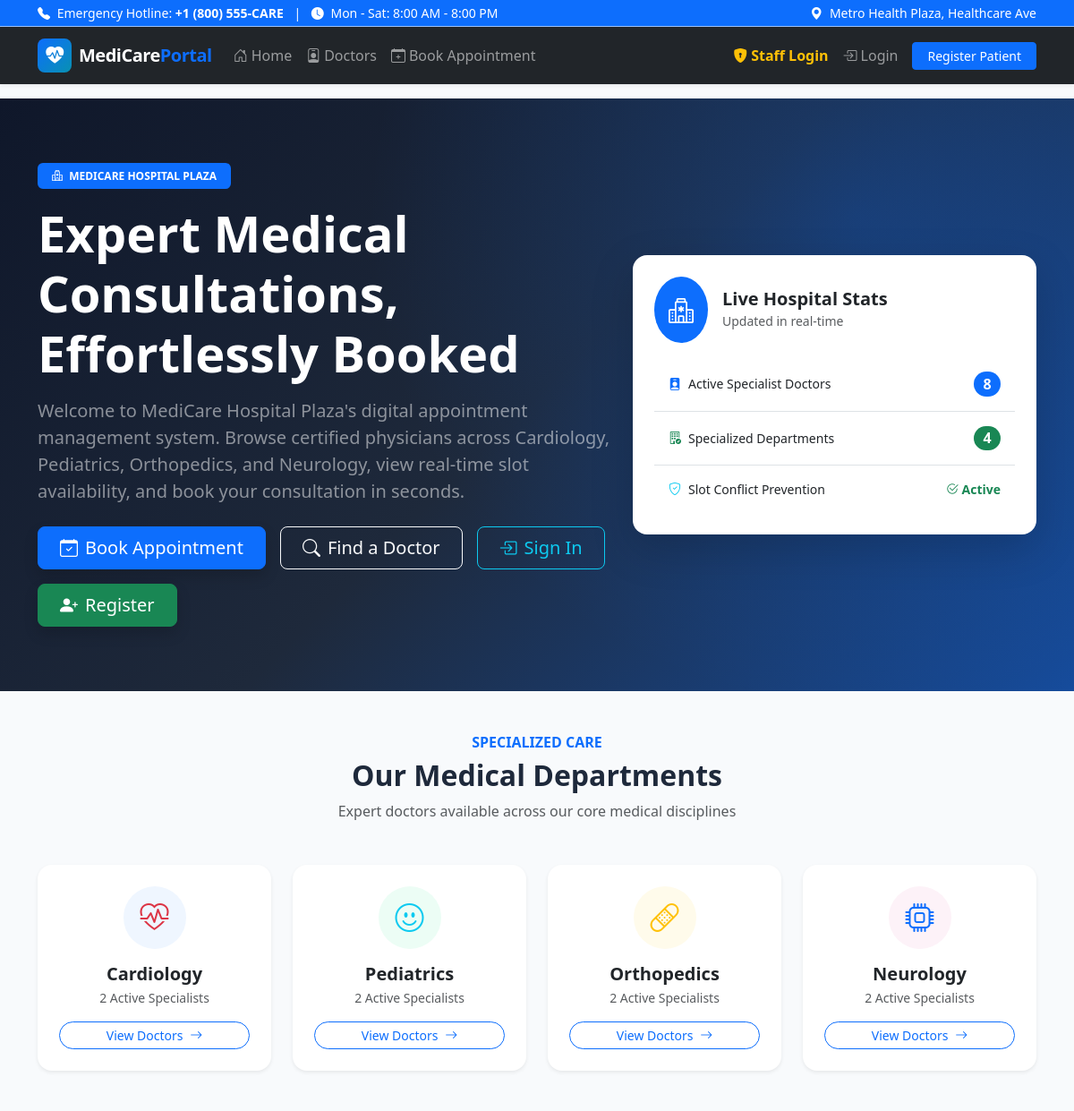
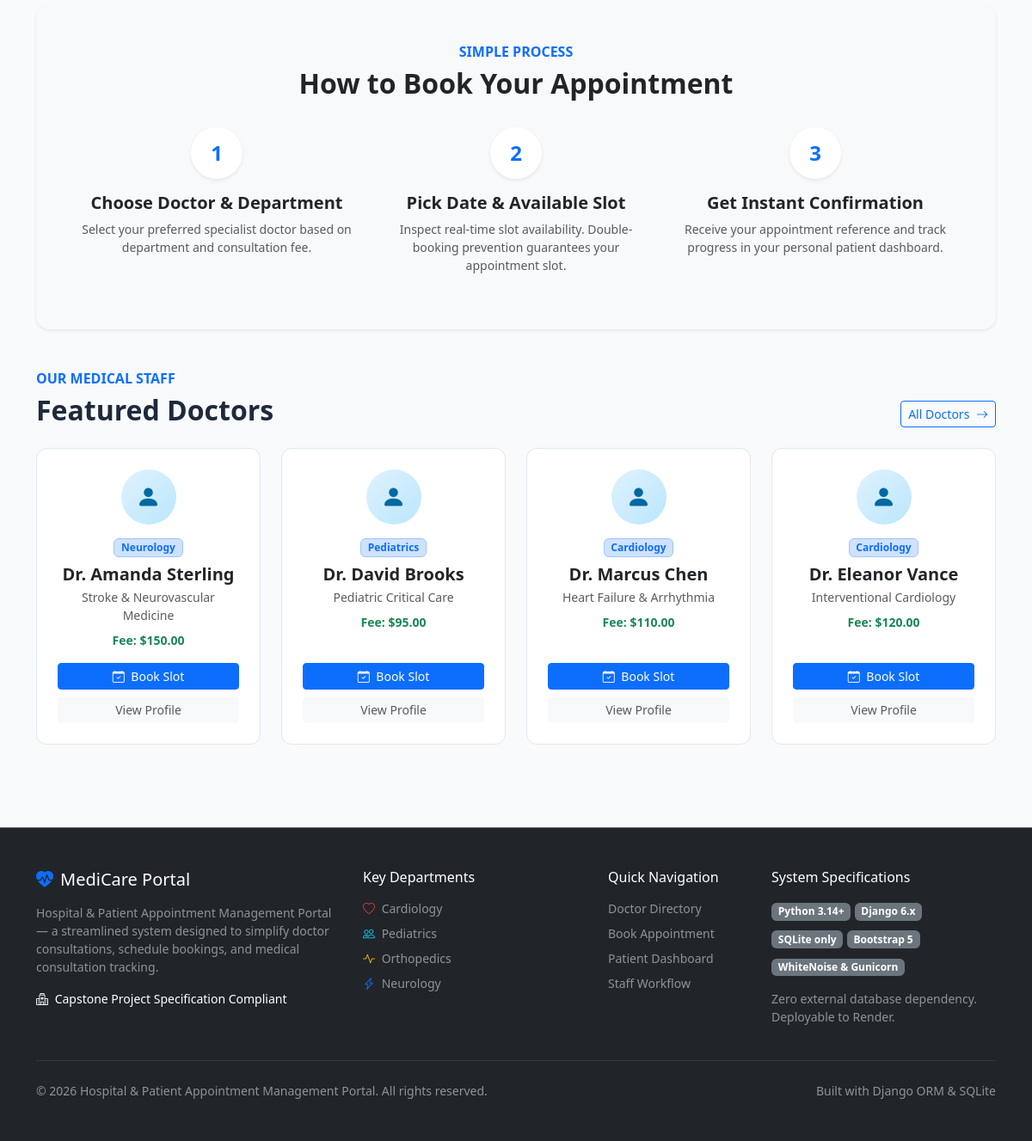
The page / on the database its author committed (2 pictures, top to bottom).
### appointments/models.py (models this page shows, shortened)
class Doctor(models.Model):
    name = models.CharField(max_length=150)
    department = models.CharField(
        max_length=50,
        choices=DepartmentChoices.choices
    )
    specialization = models.CharField(max_length=150)
    consultation_fee = models.DecimalField(
        max_digits=10,
        decimal_places=2,
        default=50.00,
        help_text="Consultation fee in USD / standard currency"
    )
    available_days = models.CharField(
        max_length=200,
        default="Monday, Tuesday, Wednesday, Thursday, Friday",
        help_text="Comma-separated available days"
    )
    active_status = models.BooleanField(
        default=True,
        help_text="Active status indicates if doctor is taking appointments"
    )
    email = models.EmailField(blank=True, null=True)
    phone = models.CharField(max_length=20, blank=True)
    bio = models.TextField(blank=True)
    experience_years = models.PositiveIntegerField(default=5)
    created_at = models.DateTimeField(auto_now_add=True)
    class Meta:
        ordering = ['name']

### appointments/views.py (the view)
# urls.py: path('', views.home_view, name='home'),
def home_view(request):
    departments = DepartmentChoices.choices
    doctors_count = Doctor.objects.filter(active_status=True).count()
    dept_stats = []
    for dept_code, dept_name in departments:
        count = Doctor.objects.filter(department=dept_code, active_status=True).count()
        dept_stats.append({
            'code': dept_code,
            'name': dept_name,
            'count': count
        })
    featured_doctors = Doctor.objects.filter(active_status=True).order_by('?')[:4]
    context = {
        'dept_stats': dept_stats,
        'doctors_count': doctors_count,
        'featured_doctors': featured_doctors,
    }
    return render(request, 'appointments/home.html', context)

### templates/appointments/home.html (shortened to what this page needs)
{% extends 'base.html' %}
{% load static %}
{% block content %}
<section class="hero-section mb-5">
    <div class="container position-relative" style="z-index: 1;">
        <div class="row align-items-center">
            <div class="col-lg-7">
                <span class="badge bg-primary px-3 py-2 text-uppercase fw-semibold mb-3">
                    <i class="bi bi-hospital me-1"></i> MediCare Hospital Plaza
                </span>
                <h1 class="display-4 fw-bold mb-3">Expert Medical Consultations, Effortlessly Booked</h1>
                <p class="lead mb-4 text-white-50">
                    Welcome to MediCare Hospital Plaza's digital appointment management system. Browse certified physicians across Cardiology, Pediatrics, Orthopedics, and Neurology, view real-time slot availability, and book your consultation in seconds.
                </p>
                <div class="d-flex flex-wrap gap-3">
                    <a href="{% url 'book_appointment' %}" class="btn btn-primary btn-lg px-4 shadow">
                        <i class="bi bi-calendar-check me-2"></i>Book Appointment
                    </a>
                    <a href="{% url 'doctor_list' %}" class="btn btn-outline-light btn-lg px-4">
                        <i class="bi bi-search me-2"></i>Find a Doctor
                    </a>
                    {% if user.is_authenticated %}
                        {% if user.is_staff %}
                            <a href="{% url 'staff_dashboard' %}" class="btn btn-warning btn-lg px-4 shadow">
                                <i class="bi bi-speedometer2 me-2"></i>Staff Portal
                            </a>
                        {% else %}
                            <a href="{% url 'patient_dashboard' %}" class="btn btn-info text-white btn-lg px-4 shadow">
                                <i class="bi bi-person-circle me-2"></i>My Dashboard
                            </a>
                        {% endif %}
                    {% else %}
                        <a href="{% url 'patient_login' %}" class="btn btn-outline-info btn-lg px-4">
                            <i class="bi bi-box-arrow-in-right me-2"></i>Sign In
                        </a>
                        <a href="{% url 'patient_register' %}" class="btn btn-success btn-lg px-4 shadow">
                            <i class="bi bi-person-plus-fill me-2"></i>Register
                        </a>
                    {% endif %}
                </div>
            </div>
            <div class="col-lg-5 d-none d-lg-block">
                <div class="card bg-white text-dark shadow-lg border-0 rounded-4 p-4">
                    <div class="d-flex align-items-center mb-3">
                        <div class="bg-primary text-white p-3 rounded-circle me-3">
                            <i class="bi bi-hospital fs-3"></i>
                        </div>
                        <div>
                            <h5 class="mb-0 fw-bold">Live Hospital Stats</h5>
                            <small class="text-muted">Updated in real-time</small>
                        </div>
                    </div>
                    <ul class="list-group list-group-flush small">
                        <li class="list-group-item d-flex justify-content-between align-items-center py-3">
                            <span><i class="bi bi-person-badge-fill text-primary me-2"></i>Active Specialist Doctors</span>
                            <span class="badge bg-primary rounded-pill fs-6">{{ doctors_count }}</span>
                        </li>
                        <li class="list-group-item d-flex justify-content-between align-items-center py-3">
                            <span><i class="bi bi-building-check text-success me-2"></i>Specialized Departments</span>
                            <span class="badge bg-success rounded-pill fs-6">4</span>
                        </li>
                        <li class="list-group-item d-flex justify-content-between align-items-center py-3">
                            <span><i class="bi bi-shield-check text-info me-2"></i>Slot Conflict Prevention</span>
                            <span class="text-success fw-bold"><i class="bi bi-check2-circle"></i> Active</span>
                        </li>
                    </ul>
                </div>
            </div>
        </div>
    </div>
</section>
<div class="container">
    <div class="text-center mb-5">
        <h6 class="text-primary text-uppercase fw-bold letter-spacing-1">Specialized Care</h6>
        <h2 class="fw-bold">Our Medical Departments</h2>
        <p class="text-muted">Expert doctors available across our core medical disciplines</p>
    </div>
    <div class="row g-4 mb-5">
        {% for dept in dept_stats %}
        <div class="col-md-6 col-lg-3">
            <div class="card h-100 border-0 shadow-sm rounded-4 text-center p-4 hover-lift">
                <div class="mx-auto mb-3 p-3 rounded-circle d-inline-flex align-items-center justify-content-center"
                     style="width: 70px; height: 70px; background-color: {% cycle '#eff6ff' '#ecfdf5' '#fffbeb' '#fdf2f8' %};">
                    {% if dept.code == 'Cardiology' %}
                        <i class="bi bi-heart-pulse text-danger fs-2"></i>
                    {% elif dept.code == 'Pediatrics' %}
                        <i class="bi bi-emoji-smile text-info fs-2"></i>
                    {% elif dept.code == 'Orthopedics' %}
                        <i class="bi bi-bandaid text-warning fs-2"></i>
                    {% else %}
                        <i class="bi bi-cpu text-primary fs-2"></i>
                    {% endif %}
                </div>
                <h5 class="fw-bold mb-1">{{ dept.name }}</h5>
                <p class="text-muted small mb-3">{{ dept.count }} Active Specialist{{ dept.count|pluralize }}</p>
                <a href="{% url 'doctor_list' %}?department={{ dept.code }}" class="btn btn-outline-primary btn-sm rounded-pill mt-auto">
                    View Doctors <i class="bi bi-arrow-right ms-1"></i>
                </a>
            </div>
        </div>
        {% endfor %}
    </div>
    <div class="card border-0 bg-light rounded-4 p-4 p-md-5 mb-5 shadow-sm">
        <div class="row text-center mb-4">
            <div class="col-12">
                <h6 class="text-primary text-uppercase fw-bold">Simple Process</h6>
                <h2 class="fw-bold">How to Book Your Appointment</h2>
            </div>
        </div>
        <div class="row g-4">
            <div class="col-md-4 text-center">
                <div class="bg-white rounded-circle shadow-sm d-inline-flex align-items-center justify-content-center mb-3" style="width: 60px; height: 60px;">
                    <span class="fs-4 fw-bold text-primary">1</span>
                </div>
                <h5 class="fw-bold">Choose Doctor &amp; Department</h5>
                <p class="text-muted small">Select your preferred specialist doctor based on department and consultation fee.</p>
            </div>
            <div class="col-md-4 text-center">
                <div class="bg-white rounded-circle shadow-sm d-inline-flex align-items-center justify-content-center mb-3" style="width: 60px; height: 60px;">
                    <span class="fs-4 fw-bold text-primary">2</span>
                </div>
                <h5 class="fw-bold">Pick Date &amp; Available Slot</h5>
                <p class="text-muted small">Inspect real-time slot availability. Double-booking prevention guarantees your appointment slot.</p>
            </div>
            <div class="col-md-4 text-center">
                <div class="bg-white rounded-circle shadow-sm d-inline-flex align-items-center justify-content-center mb-3" style="width: 60px; height: 60px;">
                    <span class="fs-4 fw-bold text-primary">3</span>
                </div>
                <h5 class="fw-bold">Get Instant Confirmation</h5>
                <p class="text-muted small">Receive your appointment reference and track progress in your personal patient dashboard.</p>
            </div>
        </div>
    </div>
    <div class="d-flex justify-content-between align-items-end mb-4">
        <div>
            <h6 class="text-primary text-uppercase fw-bold">Our Medical Staff</h6>
            <h2 class="fw-bold mb-0">Featured Doctors</h2>
        </div>
        <a href="{% url 'doctor_list' %}" class="btn btn-outline-primary btn-sm">
            All Doctors <i class="bi bi-arrow-right ms-1"></i>
        </a>
    </div>
    <div class="row g-4 mb-5">
        {% for doc in featured_doctors %}
        <div class="col-md-6 col-lg-3">
            <div class="card h-100 doctor-card bg-white">
                <div class="card-body p-4 text-center d-flex flex-column">
                    <div class="doctor-avatar mx-auto mb-3">
                        <i class="bi bi-person-fill"></i>
                    </div>
                    <span class="badge bg-primary-subtle text-primary border border-primary-subtle mb-2 align-self-center">
                        {{ doc.department }}
                    </span>
                    <h5 class="fw-bold mb-1">Dr. {{ doc.name }}</h5>
                    <p class="text-muted small mb-2">{{ doc.specialization }}</p>
                    <div class="text-success fw-semibold small mb-3">
                        Fee: ${{ doc.consultation_fee }}
                    </div>
                    <div class="mt-auto d-grid gap-2">
                        <a href="{% url 'book_appointment' %}?doctor_id={{ doc.id }}" class="btn btn-primary btn-sm">
                            <i class="bi bi-calendar-check me-1"></i> Book Slot
                        </a>
                        <a href="{% url 'doctor_detail' doc.id %}" class="btn btn-light btn-sm text-muted">
                            View Profile
                        </a>
                    </div>
                </div>
            </div>
        </div>
        {% endfor %}
    </div>
</div>
{% endblock %}

### static/css/style.css (style rules this page uses)
:root { --primary-color: #0d6efd; --primary-dark: #0a58ca; --primary-light: #e7f1ff; --secondary-color: #0891b2; --accent-color: #10b981; --danger-color: #ef4444; --warning-color: #f59e0b; --dark-navy: #0f172a; --text-muted: #64748b; --bg-light: #f8fafc; --card-border: #e2e8f0; }
body { font-family: system-ui, -apple-system, "Segoe UI", Roboto, Helvetica, Arial, sans-serif; background-color: var(--bg-light); color: #1e293b; min-height: 100vh; display: flex; flex-direction: column; }
.hero-section { background: linear-gradient(135deg, #0f172a 0%, #1e293b 50%, #0d6efd 150%); color: white; padding: 4.5rem 0; position: relative; overflow: hidden; }
.hero-section::after { content: ''; position: absolute; top: 0; right: 0; bottom: 0; left: 0; background: radial-gradient(circle at 80% 20%, rgba(13, 110, 253, 0.25) 0%, transparent 50%); pointer-events: none; }
.doctor-card { transition: transform 0.2s ease, box-shadow 0.2s ease; border: 1px solid var(--card-border); border-radius: 12px; overflow: hidden; }
.doctor-avatar { width: 64px; height: 64px; border-radius: 50%; background: linear-gradient(135deg, #e0f2fe, #bae6fd); color: #0369a1; display: flex; align-items: center; justify-content: center; font-size: 1.75rem; font-weight: 600; }

### rows shown on the page
Doctor: department "Neurology", name "Amanda Sterling", specialization "Stroke & Neurovascular Medicine", consultation_fee "150.00"
Doctor: department "Pediatrics", name "David Brooks", specialization "Pediatric Critical Care", consultation_fee "95.00"
Doctor: department "Cardiology", name "Marcus Chen", specialization "Heart Failure & Arrhythmia", consultation_fee "110.00"
Doctor: department "Cardiology", name "Eleanor Vance", specialization "Interventional Cardiology", consultation_fee "120.00"

### other values the page prints
{{ doctors_count }} "8"
{{ dept.name }} "Cardiology" "Pediatrics" "Orthopedics" "Neurology"
{{ dept.count }} "2" "2" "2" "2"
